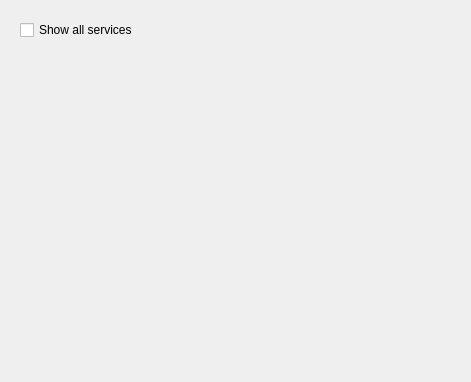
<?xml version="1.0" encoding="UTF-8"?>
<ui version="4.0">
 <class>mainWidget</class>
 <widget class="QWidget" name="mainWidget">
  <property name="geometry">
   <rect>
    <x>0</x>
    <y>0</y>
    <width>471</width>
    <height>382</height>
   </rect>
  </property>
  <property name="sizePolicy">
   <sizepolicy hsizetype="Preferred" vsizetype="Minimum">
    <horstretch>0</horstretch>
    <verstretch>0</verstretch>
   </sizepolicy>
  </property>
  <property name="windowTitle">
   <string>Nepomuk status</string>
  </property>
  <layout class="QVBoxLayout" name="verticalLayout">
   <item>
    <widget class="QWidget" name="realMainWidget" native="true">
     <property name="sizePolicy">
      <sizepolicy hsizetype="Preferred" vsizetype="Expanding">
       <horstretch>0</horstretch>
       <verstretch>0</verstretch>
      </sizepolicy>
     </property>
     <layout class="QGridLayout" name="gridLayout">
      <item row="0" column="0">
       <widget class="QCheckBox" name="showAllCheckBox">
        <property name="text">
         <string>Show all services</string>
        </property>
       </widget>
      </item>
      <item row="1" column="0">
       <widget class="QScrollArea" name="servicesArea">
        <property name="sizePolicy">
         <sizepolicy hsizetype="Expanding" vsizetype="Expanding">
          <horstretch>0</horstretch>
          <verstretch>0</verstretch>
         </sizepolicy>
        </property>
        <property name="frameShape">
         <enum>QFrame::NoFrame</enum>
        </property>
        <property name="widgetResizable">
         <bool>true</bool>
        </property>
        <widget class="QWidget" name="servicesAreaContents">
         <property name="geometry">
          <rect>
           <x>0</x>
           <y>0</y>
           <width>435</width>
           <height>320</height>
          </rect>
         </property>
         <property name="sizePolicy">
          <sizepolicy hsizetype="Expanding" vsizetype="Expanding">
           <horstretch>0</horstretch>
           <verstretch>0</verstretch>
          </sizepolicy>
         </property>
         <layout class="QVBoxLayout" name="pluginLayout">
          <item>
           <spacer name="verticalSpacer">
            <property name="orientation">
             <enum>Qt::Vertical</enum>
            </property>
            <property name="sizeHint" stdset="0">
             <size>
              <width>20</width>
              <height>40</height>
             </size>
            </property>
           </spacer>
          </item>
         </layout>
        </widget>
       </widget>
      </item>
     </layout>
    </widget>
   </item>
  </layout>
 </widget>
 <resources/>
 <connections/>
</ui>
